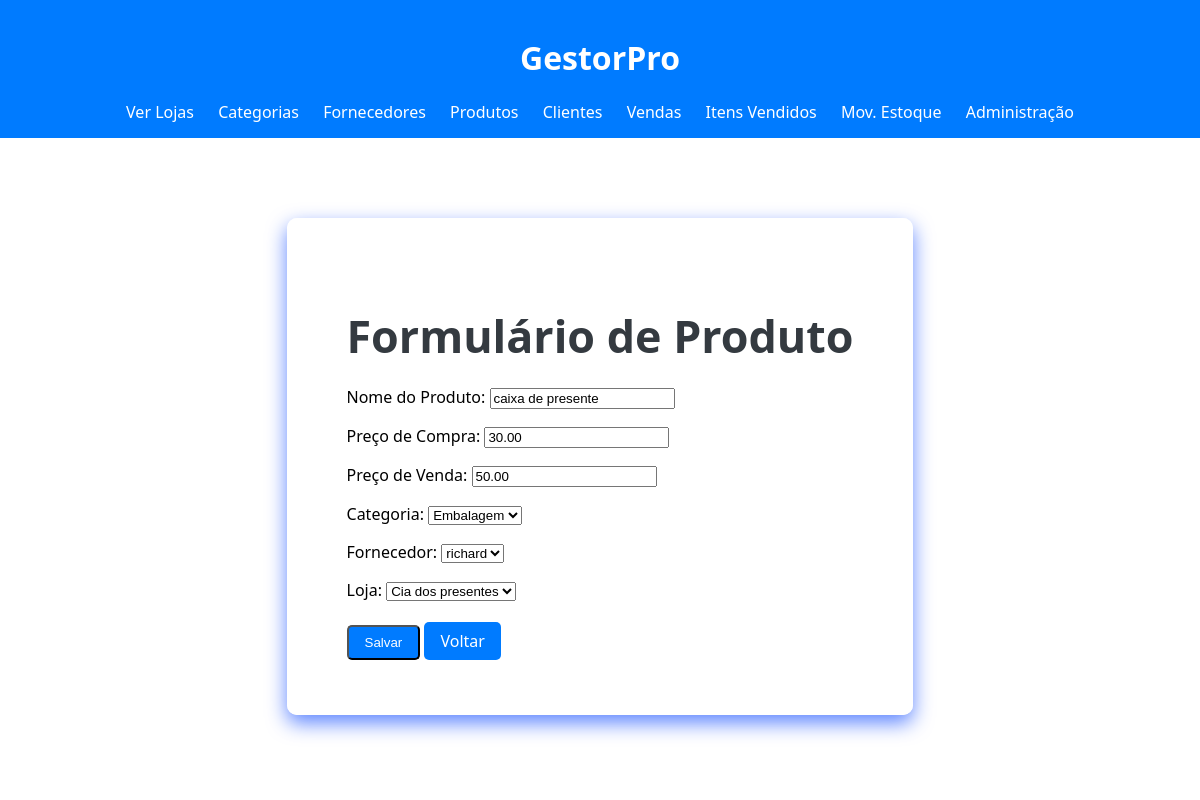
/produtos/editar/3/ (signed in), run on the app's committed database.
### loja_app/models.py (models this page shows, shortened)
class Produto(models.Model):
    nome = models.CharField(max_length=200, verbose_name="Nome do Produto")
    preco_compra = models.DecimalField(max_digits=10, decimal_places=2, verbose_name="Preço de Compra")
    preco_venda = models.DecimalField(max_digits=10, decimal_places=2, verbose_name="Preço de Venda")
    categoria = models.ForeignKey(Categoria, on_delete=models.SET_NULL, null=True, blank=True)
    fornecedor = models.ForeignKey(Fornecedor, on_delete=models.SET_NULL, null=True, blank=True)
    loja = models.ForeignKey(Loja, on_delete=models.CASCADE)

class Categoria(models.Model):
    nome = models.CharField(max_length=100, verbose_name="Nome da Categoria")
    def __str__(self):
        return self.nome

class Fornecedor(models.Model):
    nome = models.CharField(max_length=200, verbose_name="Nome do Fornecedor")
    cnpj = models.CharField(max_length=20, verbose_name="CNPJ", unique=True, blank=True, null=True)
    telefone = models.CharField(max_length=15, verbose_name="Telefone", blank=True, null=True)
    email = models.EmailField(verbose_name="E-mail", blank=True, null=True)
    def __str__(self):
        return self.nome

class Loja(models.Model):
    nome = models.CharField(max_length=100, verbose_name="Nome da Loja")
    endereco = models.CharField(max_length=200, verbose_name="Endereço")
    telefone = models.CharField(max_length=15, verbose_name="Telefone", blank=True, null=True)
    email = models.EmailField(verbose_name="E-mail", blank=True, null=True)
    cnpj_loja = models.CharField(
        max_length=18,
        verbose_name="CNPJ da Loja",
        unique=True,
        validators=[
            RegexValidator(
                regex=r"^\d{2}\.\d{3}\.\d{3}/\d{4}-\d{2}$",
                message="Informe um CNPJ válido no formato 00.000.000/0000-00.",
            )
        ],
    )
    def __str__(self):
        return self.nome

### loja_app/views.py (the view, shortened to what this page needs)
# urls.py: path('produtos/editar/<int:id>/', views.editar_produto, name='editar_produto'),
@staff_member_required
def editar_produto(request, id):
    produto = get_object_or_404(Produto, id=id)
    allowed_fields = [
        'nome', 'preco_compra', 'preco_venda', 'categoria', 'fornecedor', 'loja'
    ]
    if request.method == 'POST':
        form = ProdutoForm(request.POST, instance=produto)
        if form.is_valid():
            cleaned_payload = {
                field_name: form.cleaned_data.get(field_name)
                for field_name in form.fields
                if field_name in form.cleaned_data
            }
            try:
                _update_instance_from_data(produto, cleaned_payload, allowed_fields)
            except ValueError as exc:
                form.add_error(None, str(exc))
            else:
                messages.success(request, 'Produto atualizado com sucesso.')
                return redirect('lista_produtos')
    else:
        form = ProdutoForm(instance=produto)
    return render(request, 'loja_app/produto_form.html', {'form': form})

### loja_app/forms.py
class ProdutoForm(forms.ModelForm):
    class Meta:
        model = Produto
        fields = ['nome', 'preco_compra', 'preco_venda', 'categoria', 'fornecedor', 'loja']

### loja_app/views.py (called while the page is built)
def _is_json_request(request):
    content_type = request.META.get('CONTENT_TYPE', '')
    return 'application/json' in content_type

### loja_app/templates/loja_app/produto_form.html (shortened to what this page needs)
{% extends 'loja_app/base.html' %}
{% load static %}
{% block body_class %}dashboard-page{% endblock %}
{% block extra_css %}
    <link rel="stylesheet" href="{% static 'loja_app/css/home.css' %}">
{% endblock %}
{% block content %}
<div class="dashboard-simple-container">
    <div class="dashboard-simple-content">
        <h2>Formulário de Produto</h2>
        <form method="post" style="text-align: left;">
            {{ form.as_p }}
            <button type="submit" class="botao">Salvar</button>
            <a href="{% url 'lista_produtos' %}" class="botao cancelar">Voltar</a>
        </form>
    </div>
</div>
{% endblock %}

### loja_app/static/loja_app/css/base.css (style rules this page uses)
body { font-family: Arial, sans-serif; margin: 0; background-color: #ffffff; }
.botao { align-items: center; display: inline-block; background-color: #007bff; color: white; padding: 8px 16px; text-decoration: none; border-radius: 5px; margin: 5px 0; }

### loja_app/static/loja_app/css/home.css (style rules this page uses)
body.dashboard-page { background-image: url('https://static.vecteezy.com/ti/vetor-gratis/p1/20970628-conexao-de-rede-global-ponto-de-mapa-mundial-e-conceito-de-composicao-de-linha-de-negocios-globais-ilustracaoial-vetor.jpg'); background-repeat: no-repeat; background-position: center; background-size: cover; background-attachment: fixed; margin: 0; font-family: 'Segoe UI', Tahoma, Geneva, Verdana, sans-serif; }
.dashboard-simple-container { display: flex; justify-content: center; align-items: center; padding: 60px 20px; }
.dashboard-simple-content { background-color: rgba(255, 255, 255, 0.95); padding: 50px 60px; border-radius: 10px; max-width: 800px; box-shadow: 0 8px 20px rgba(0, 64, 255, 0.63); text-align: center; }
.dashboard-simple-content h2 { color: #343a40; font-size: 2.8em; margin-bottom: 20px; }

### data on the page
Produto: nome "caixa de presente", preco_compra "30.00", preco_venda "50.00", categoria "Embalagem", fornecedor "richard", loja "Cia dos presentes"
